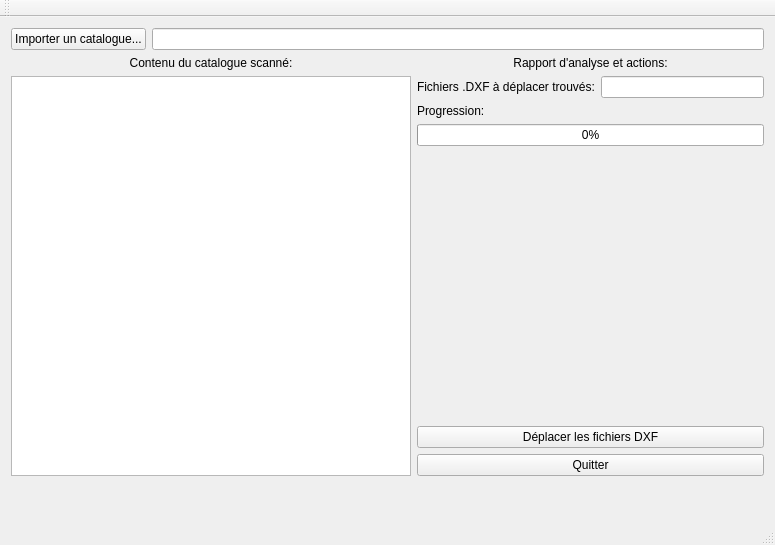
<?xml version="1.0" encoding="UTF-8"?>
<ui version="4.0">
 <class>MainWindow</class>
 <widget class="QMainWindow" name="MainWindow">
  <property name="geometry">
   <rect>
    <x>0</x>
    <y>0</y>
    <width>775</width>
    <height>545</height>
   </rect>
  </property>
  <property name="windowTitle">
   <string>DXF Helper</string>
  </property>
  <widget class="QWidget" name="centralWidget">
   <layout class="QVBoxLayout" name="verticalLayout_3">
    <item>
     <layout class="QFormLayout" name="formLayout">
      <property name="fieldGrowthPolicy">
       <enum>QFormLayout::AllNonFixedFieldsGrow</enum>
      </property>
      <item row="1" column="0">
       <widget class="QPushButton" name="pushButton_importCatalogue">
        <property name="text">
         <string>Importer un catalogue...</string>
        </property>
       </widget>
      </item>
      <item row="1" column="1">
       <widget class="QLineEdit" name="lineEdit_importCatalogue">
        <property name="readOnly">
         <bool>true</bool>
        </property>
       </widget>
      </item>
     </layout>
    </item>
    <item>
     <layout class="QHBoxLayout" name="horizontalLayout">
      <item>
       <layout class="QVBoxLayout" name="verticalLayout">
        <item>
         <widget class="QLabel" name="label_catalogue">
          <property name="text">
           <string>Contenu du catalogue scanné:</string>
          </property>
          <property name="alignment">
           <set>Qt::AlignCenter</set>
          </property>
         </widget>
        </item>
        <item>
         <widget class="QTreeView" name="treeView_catalogue">
          <property name="minimumSize">
           <size>
            <width>400</width>
            <height>400</height>
           </size>
          </property>
         </widget>
        </item>
       </layout>
      </item>
      <item>
       <layout class="QVBoxLayout" name="verticalLayout_2">
        <item>
         <layout class="QFormLayout" name="formLayout_2">
          <property name="fieldGrowthPolicy">
           <enum>QFormLayout::AllNonFixedFieldsGrow</enum>
          </property>
          <item row="1" column="0" colspan="2">
           <widget class="QLabel" name="label_report">
            <property name="text">
             <string>Rapport d'analyse et actions:</string>
            </property>
            <property name="alignment">
             <set>Qt::AlignCenter</set>
            </property>
           </widget>
          </item>
          <item row="2" column="0">
           <widget class="QLabel" name="label_titleDXF">
            <property name="text">
             <string>Fichiers .DXF à déplacer trouvés:</string>
            </property>
           </widget>
          </item>
          <item row="2" column="1">
           <widget class="QLineEdit" name="lineEdit_DXF">
            <property name="readOnly">
             <bool>true</bool>
            </property>
           </widget>
          </item>
          <item row="4" column="0" colspan="2">
           <widget class="QProgressBar" name="progressBar_DXFProgress">
            <property name="value">
             <number>0</number>
            </property>
           </widget>
          </item>
          <item row="3" column="0" colspan="2">
           <widget class="QLabel" name="label_progress">
            <property name="text">
             <string>Progression:</string>
            </property>
           </widget>
          </item>
         </layout>
        </item>
        <item>
         <widget class="QPushButton" name="pushButton_moveDXF">
          <property name="text">
           <string>Déplacer les fichiers DXF</string>
          </property>
         </widget>
        </item>
        <item>
         <widget class="QPushButton" name="pushButton_quit">
          <property name="text">
           <string>Quitter</string>
          </property>
         </widget>
        </item>
       </layout>
      </item>
     </layout>
    </item>
    <item>
     <spacer name="verticalSpacer">
      <property name="orientation">
       <enum>Qt::Vertical</enum>
      </property>
      <property name="sizeHint" stdset="0">
       <size>
        <width>20</width>
        <height>40</height>
       </size>
      </property>
     </spacer>
    </item>
   </layout>
  </widget>
  <widget class="QMenuBar" name="menuBar">
   <property name="geometry">
    <rect>
     <x>0</x>
     <y>0</y>
     <width>775</width>
     <height>20</height>
    </rect>
   </property>
  </widget>
  <widget class="QToolBar" name="mainToolBar">
   <attribute name="toolBarArea">
    <enum>TopToolBarArea</enum>
   </attribute>
   <attribute name="toolBarBreak">
    <bool>false</bool>
   </attribute>
  </widget>
  <widget class="QStatusBar" name="statusBar"/>
 </widget>
 <layoutdefault spacing="6" margin="11"/>
 <resources/>
 <connections>
  <connection>
   <sender>pushButton_quit</sender>
   <signal>clicked()</signal>
   <receiver>MainWindow</receiver>
   <slot>close()</slot>
   <hints>
    <hint type="sourcelabel">
     <x>591</x>
     <y>494</y>
    </hint>
    <hint type="destinationlabel">
     <x>387</x>
     <y>272</y>
    </hint>
   </hints>
  </connection>
 </connections>
</ui>
